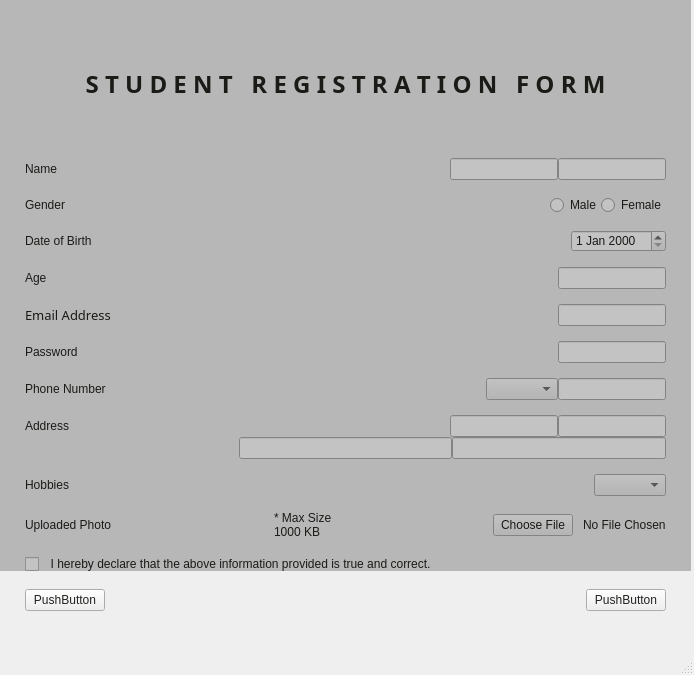
<?xml version="1.0" encoding="UTF-8"?>
<ui version="4.0">
 <class>MainWindow</class>
 <widget class="QMainWindow" name="MainWindow">
  <property name="windowModality">
   <enum>Qt::WindowModal</enum>
  </property>
  <property name="geometry">
   <rect>
    <x>0</x>
    <y>0</y>
    <width>694</width>
    <height>675</height>
   </rect>
  </property>
  <property name="sizePolicy">
   <sizepolicy hsizetype="Preferred" vsizetype="Preferred">
    <horstretch>1</horstretch>
    <verstretch>1</verstretch>
   </sizepolicy>
  </property>
  <property name="font">
   <font>
    <family>Berlin Sans FB</family>
    <pointsize>10</pointsize>
    <italic>false</italic>
    <bold>false</bold>
    <stylestrategy>PreferAntialias</stylestrategy>
   </font>
  </property>
  <property name="windowTitle">
   <string>Student Registration Form</string>
  </property>
  <property name="autoFillBackground">
   <bool>false</bool>
  </property>
  <property name="styleSheet">
   <string notr="true">font: 500 10pt &quot;Berlin Sans FB&quot;;
color: rgb(34, 34, 30);
</string>
  </property>
  <property name="documentMode">
   <bool>true</bool>
  </property>
  <widget class="QWidget" name="centralwidget">
   <property name="sizePolicy">
    <sizepolicy hsizetype="Preferred" vsizetype="Preferred">
     <horstretch>1</horstretch>
     <verstretch>1</verstretch>
    </sizepolicy>
   </property>
   <widget class="QLabel" name="label_13">
    <property name="geometry">
     <rect>
      <x>-10</x>
      <y>0</y>
      <width>711</width>
      <height>661</height>
     </rect>
    </property>
    <property name="font">
     <font>
      <family>Berlin Sans FB</family>
      <pointsize>10</pointsize>
      <italic>false</italic>
      <bold>false</bold>
      <stylestrategy>PreferDefault</stylestrategy>
      <kerning>false</kerning>
     </font>
    </property>
    <property name="focusPolicy">
     <enum>Qt::NoFocus</enum>
    </property>
    <property name="styleSheet">
     <string notr="true">QLabel{
	border-image: url(:/background  photo/C:/Users/Mr/Downloads/color-815550_1280.png);
	background-repeat: no-repeat;
	background-position: center;
	background-size: cover;
}</string>
    </property>
    <property name="text">
     <string/>
    </property>
   </widget>
   <widget class="QLabel" name="label_14">
    <property name="geometry">
     <rect>
      <x>-20</x>
      <y>-90</y>
      <width>711</width>
      <height>661</height>
     </rect>
    </property>
    <property name="focusPolicy">
     <enum>Qt::NoFocus</enum>
    </property>
    <property name="styleSheet">
     <string notr="true">QLabel{
	background-color: rgba(0,0,0,60);
	background-repeat: no-repeat;
	background-position: center;
	background-size: cover;
}</string>
    </property>
    <property name="text">
     <string/>
    </property>
   </widget>
   <widget class="QWidget" name="">
    <property name="geometry">
     <rect>
      <x>10</x>
      <y>20</y>
      <width>671</width>
      <height>601</height>
     </rect>
    </property>
    <layout class="QVBoxLayout" name="verticalLayout_2">
     <item>
      <widget class="QLabel" name="Heading">
       <property name="font">
        <font>
         <family>High Tower Text</family>
         <pointsize>18</pointsize>
         <italic>false</italic>
         <bold>true</bold>
         <stylestrategy>PreferDefault</stylestrategy>
        </font>
       </property>
       <property name="styleSheet">
        <string notr="true">font: 18pt &quot;High Tower Text&quot;;
font-weight: bold;</string>
       </property>
       <property name="text">
        <string>S T U D E N T   R E G I S T R A T I O N   F O R M</string>
       </property>
       <property name="alignment">
        <set>Qt::AlignCenter</set>
       </property>
      </widget>
     </item>
     <item>
      <layout class="QFormLayout" name="formLayout">
       <property name="fieldGrowthPolicy">
        <enum>QFormLayout::AllNonFixedFieldsGrow</enum>
       </property>
       <property name="labelAlignment">
        <set>Qt::AlignLeading|Qt::AlignLeft|Qt::AlignVCenter</set>
       </property>
       <property name="formAlignment">
        <set>Qt::AlignLeading|Qt::AlignLeft|Qt::AlignVCenter</set>
       </property>
       <property name="horizontalSpacing">
        <number>20</number>
       </property>
       <property name="verticalSpacing">
        <number>15</number>
       </property>
       <property name="leftMargin">
        <number>15</number>
       </property>
       <property name="topMargin">
        <number>5</number>
       </property>
       <property name="rightMargin">
        <number>15</number>
       </property>
       <property name="bottomMargin">
        <number>10</number>
       </property>
       <item row="0" column="0" colspan="2">
        <layout class="QHBoxLayout" name="horizontalLayout">
         <item>
          <widget class="QLabel" name="label">
           <property name="sizePolicy">
            <sizepolicy hsizetype="Preferred" vsizetype="Preferred">
             <horstretch>1</horstretch>
             <verstretch>0</verstretch>
            </sizepolicy>
           </property>
           <property name="text">
            <string>Name</string>
           </property>
          </widget>
         </item>
         <item>
          <widget class="QLineEdit" name="lineEdit"/>
         </item>
         <item>
          <widget class="QLineEdit" name="lineEdit_2"/>
         </item>
        </layout>
       </item>
       <item row="1" column="0" colspan="2">
        <layout class="QHBoxLayout" name="horizontalLayout_2">
         <item>
          <widget class="QLabel" name="label_2">
           <property name="sizePolicy">
            <sizepolicy hsizetype="Preferred" vsizetype="Preferred">
             <horstretch>1</horstretch>
             <verstretch>0</verstretch>
            </sizepolicy>
           </property>
           <property name="text">
            <string>Gender</string>
           </property>
          </widget>
         </item>
         <item>
          <widget class="QRadioButton" name="radioButton">
           <property name="text">
            <string>Male</string>
           </property>
          </widget>
         </item>
         <item>
          <widget class="QRadioButton" name="radioButton_2">
           <property name="text">
            <string>Female</string>
           </property>
          </widget>
         </item>
        </layout>
       </item>
       <item row="2" column="0" colspan="2">
        <layout class="QHBoxLayout" name="horizontalLayout_3">
         <item>
          <widget class="QLabel" name="label_3">
           <property name="sizePolicy">
            <sizepolicy hsizetype="Preferred" vsizetype="Preferred">
             <horstretch>1</horstretch>
             <verstretch>0</verstretch>
            </sizepolicy>
           </property>
           <property name="text">
            <string>Date of Birth</string>
           </property>
          </widget>
         </item>
         <item>
          <widget class="QDateEdit" name="dateEdit"/>
         </item>
        </layout>
       </item>
       <item row="3" column="0" colspan="2">
        <layout class="QHBoxLayout" name="horizontalLayout_4">
         <item>
          <widget class="QLabel" name="label_4">
           <property name="sizePolicy">
            <sizepolicy hsizetype="Preferred" vsizetype="Preferred">
             <horstretch>1</horstretch>
             <verstretch>0</verstretch>
            </sizepolicy>
           </property>
           <property name="text">
            <string>Age</string>
           </property>
          </widget>
         </item>
         <item>
          <widget class="QLineEdit" name="lineEdit_3"/>
         </item>
        </layout>
       </item>
       <item row="4" column="0" colspan="2">
        <layout class="QHBoxLayout" name="horizontalLayout_5">
         <item>
          <widget class="QLabel" name="label_5">
           <property name="sizePolicy">
            <sizepolicy hsizetype="Preferred" vsizetype="Preferred">
             <horstretch>1</horstretch>
             <verstretch>0</verstretch>
            </sizepolicy>
           </property>
           <property name="font">
            <font>
             <family>Berlin Sans FB</family>
             <pointsize>10</pointsize>
             <italic>false</italic>
             <bold>false</bold>
             <stylestrategy>PreferDefault</stylestrategy>
            </font>
           </property>
           <property name="text">
            <string>Email Address</string>
           </property>
          </widget>
         </item>
         <item>
          <widget class="QLineEdit" name="lineEdit_4">
           <property name="sizePolicy">
            <sizepolicy hsizetype="Expanding" vsizetype="Fixed">
             <horstretch>0</horstretch>
             <verstretch>0</verstretch>
            </sizepolicy>
           </property>
          </widget>
         </item>
        </layout>
       </item>
       <item row="5" column="0" colspan="2">
        <layout class="QHBoxLayout" name="horizontalLayout_6">
         <item>
          <widget class="QLabel" name="label_6">
           <property name="sizePolicy">
            <sizepolicy hsizetype="Preferred" vsizetype="Preferred">
             <horstretch>1</horstretch>
             <verstretch>0</verstretch>
            </sizepolicy>
           </property>
           <property name="text">
            <string>Password</string>
           </property>
          </widget>
         </item>
         <item>
          <widget class="QLineEdit" name="lineEdit_5"/>
         </item>
        </layout>
       </item>
       <item row="6" column="0" colspan="2">
        <layout class="QHBoxLayout" name="horizontalLayout_7">
         <item>
          <widget class="QLabel" name="label_7">
           <property name="sizePolicy">
            <sizepolicy hsizetype="Preferred" vsizetype="Preferred">
             <horstretch>1</horstretch>
             <verstretch>0</verstretch>
            </sizepolicy>
           </property>
           <property name="text">
            <string>Phone Number</string>
           </property>
          </widget>
         </item>
         <item>
          <widget class="QComboBox" name="comboBox"/>
         </item>
         <item>
          <widget class="QLineEdit" name="lineEdit_6"/>
         </item>
        </layout>
       </item>
       <item row="7" column="0" colspan="2">
        <layout class="QVBoxLayout" name="verticalLayout">
         <item>
          <layout class="QHBoxLayout" name="horizontalLayout_8">
           <item>
            <widget class="QLabel" name="label_8">
             <property name="sizePolicy">
              <sizepolicy hsizetype="Preferred" vsizetype="Preferred">
               <horstretch>1</horstretch>
               <verstretch>0</verstretch>
              </sizepolicy>
             </property>
             <property name="text">
              <string>Address</string>
             </property>
            </widget>
           </item>
           <item>
            <widget class="QLineEdit" name="lineEdit_7"/>
           </item>
           <item>
            <widget class="QLineEdit" name="lineEdit_8"/>
           </item>
          </layout>
         </item>
         <item>
          <layout class="QHBoxLayout" name="horizontalLayout_9">
           <item>
            <spacer name="horizontalSpacer">
             <property name="orientation">
              <enum>Qt::Horizontal</enum>
             </property>
             <property name="sizeHint" stdset="0">
              <size>
               <width>40</width>
               <height>20</height>
              </size>
             </property>
            </spacer>
           </item>
           <item>
            <widget class="QLineEdit" name="lineEdit_9"/>
           </item>
           <item>
            <widget class="QLineEdit" name="lineEdit_10"/>
           </item>
          </layout>
         </item>
        </layout>
       </item>
       <item row="8" column="0" colspan="2">
        <layout class="QHBoxLayout" name="horizontalLayout_10">
         <item>
          <widget class="QLabel" name="label_9">
           <property name="sizePolicy">
            <sizepolicy hsizetype="Preferred" vsizetype="Preferred">
             <horstretch>1</horstretch>
             <verstretch>0</verstretch>
            </sizepolicy>
           </property>
           <property name="text">
            <string>Hobbies</string>
           </property>
          </widget>
         </item>
         <item>
          <widget class="QComboBox" name="comboBox_2"/>
         </item>
        </layout>
       </item>
       <item row="9" column="0" colspan="2">
        <layout class="QHBoxLayout" name="horizontalLayout_11">
         <property name="spacing">
          <number>10</number>
         </property>
         <item>
          <widget class="QLabel" name="label_10">
           <property name="text">
            <string>Uploaded Photo</string>
           </property>
          </widget>
         </item>
         <item>
          <spacer name="horizontalSpacer_2">
           <property name="orientation">
            <enum>Qt::Horizontal</enum>
           </property>
           <property name="sizeHint" stdset="0">
            <size>
             <width>40</width>
             <height>20</height>
            </size>
           </property>
          </spacer>
         </item>
         <item>
          <widget class="QLabel" name="label_11">
           <property name="text">
            <string>* Max Size &lt;br&gt; 1000 KB</string>
           </property>
          </widget>
         </item>
         <item>
          <spacer name="horizontalSpacer_3">
           <property name="orientation">
            <enum>Qt::Horizontal</enum>
           </property>
           <property name="sizeHint" stdset="0">
            <size>
             <width>60</width>
             <height>20</height>
            </size>
           </property>
          </spacer>
         </item>
         <item>
          <widget class="QPushButton" name="pushButton">
           <property name="text">
            <string>Choose File</string>
           </property>
          </widget>
         </item>
         <item>
          <widget class="QLabel" name="label_12">
           <property name="text">
            <string>No File Chosen</string>
           </property>
          </widget>
         </item>
        </layout>
       </item>
       <item row="10" column="0" colspan="2">
        <widget class="QCheckBox" name="checkBox">
         <property name="text">
          <string>  I hereby declare that the above information provided is true and correct.</string>
         </property>
        </widget>
       </item>
       <item row="11" column="0" colspan="2">
        <layout class="QHBoxLayout" name="horizontalLayout_12">
         <item>
          <widget class="QPushButton" name="pushButton_2">
           <property name="text">
            <string>PushButton</string>
           </property>
          </widget>
         </item>
         <item>
          <spacer name="horizontalSpacer_4">
           <property name="orientation">
            <enum>Qt::Horizontal</enum>
           </property>
           <property name="sizeHint" stdset="0">
            <size>
             <width>158</width>
             <height>20</height>
            </size>
           </property>
          </spacer>
         </item>
         <item>
          <widget class="QPushButton" name="pushButton_3">
           <property name="text">
            <string>PushButton</string>
           </property>
          </widget>
         </item>
        </layout>
       </item>
      </layout>
     </item>
    </layout>
   </widget>
   <zorder>label_14</zorder>
   <zorder>label_13</zorder>
   <zorder>Heading</zorder>
   <zorder>label</zorder>
   <zorder>lineEdit</zorder>
   <zorder>lineEdit_2</zorder>
   <zorder>label_2</zorder>
   <zorder>radioButton</zorder>
   <zorder>radioButton_2</zorder>
   <zorder>label_3</zorder>
   <zorder>dateEdit</zorder>
   <zorder>label_4</zorder>
   <zorder>lineEdit_3</zorder>
   <zorder>label_5</zorder>
   <zorder>lineEdit_4</zorder>
   <zorder>label_6</zorder>
   <zorder>lineEdit_5</zorder>
   <zorder>label_7</zorder>
   <zorder>comboBox</zorder>
   <zorder>lineEdit_6</zorder>
   <zorder>label_8</zorder>
   <zorder>lineEdit_7</zorder>
   <zorder>lineEdit_8</zorder>
   <zorder>lineEdit_9</zorder>
   <zorder>lineEdit_10</zorder>
   <zorder>lineEdit_9</zorder>
   <zorder>lineEdit_10</zorder>
   <zorder>horizontalSpacer</zorder>
   <zorder>label_9</zorder>
   <zorder>comboBox_2</zorder>
   <zorder>label_10</zorder>
   <zorder>horizontalSpacer_2</zorder>
   <zorder>horizontalSpacer_3</zorder>
   <zorder>pushButton</zorder>
   <zorder>label_12</zorder>
   <zorder>plainTextEdit</zorder>
   <zorder>checkBox</zorder>
   <zorder>pushButton_2</zorder>
   <zorder>horizontalSpacer_4</zorder>
   <zorder>pushButton_3</zorder>
  </widget>
  <widget class="QStatusBar" name="statusbar"/>
 </widget>
 <resources>
  <include location="Pictures.qrc"/>
 </resources>
 <connections/>
</ui>
